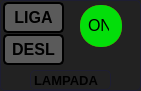
          <widget class="QFrame" name="frame_lmpada_6">
           <property name="geometry">
            <rect>
             <x>160</x>
             <y>190</y>
             <width>141</width>
             <height>91</height>
            </rect>
           </property>
           <property name="styleSheet">
            <string notr="true">	
	background-color: rgb(34, 34, 34);
	border:1px solid rgb(30, 30, 50);
	border-radius:5px;
</string>
           </property>
           <property name="frameShape">
            <enum>QFrame::StyledPanel</enum>
           </property>
           <property name="frameShadow">
            <enum>QFrame::Raised</enum>
           </property>
           <widget class="QPushButton" name="btn_liga_8">
            <property name="enabled">
             <bool>true</bool>
            </property>
            <property name="geometry">
             <rect>
              <x>3</x>
              <y>2</y>
              <width>61</width>
              <height>31</height>
             </rect>
            </property>
            <property name="font">
             <font>
              <pointsize>12</pointsize>
              <weight>75</weight>
              <bold>true</bold>
             </font>
            </property>
            <property name="statusTip">
             <string comment="Acender/apagar"/>
            </property>
            <property name="styleSheet">
             <string notr="true">QPushButton{
	
	background-color: rgb(90, 90, 90);
	border:2px solid rgb(0, 0, 0);
	border-radius:5px;
}

QPushButton:hover{
	background-color: rgb(4, 134, 4);
	border:2px solid rgb(0, 0, 0);
}

QPushButton:pressed{
	background-color: rgb(255, 255, 255);
	border:2px solid rgb(90, 90, 90);
}</string>
            </property>
            <property name="inputMethodHints">
             <set>Qt::ImhNone</set>
            </property>
            <property name="text">
             <string>LIGA</string>
            </property>
            <property name="checkable">
             <bool>false</bool>
            </property>
            <property name="checked">
             <bool>false</bool>
            </property>
            <property name="autoExclusive">
             <bool>false</bool>
            </property>
            <property name="autoDefault">
             <bool>false</bool>
            </property>
            <property name="default">
             <bool>false</bool>
            </property>
            <property name="flat">
             <bool>true</bool>
            </property>
           </widget>
           <widget class="QPushButton" name="btn_desliga_8">
            <property name="enabled">
             <bool>true</bool>
            </property>
            <property name="geometry">
             <rect>
              <x>3</x>
              <y>34</y>
              <width>61</width>
              <height>31</height>
             </rect>
            </property>
            <property name="font">
             <font>
              <pointsize>12</pointsize>
              <weight>75</weight>
              <bold>true</bold>
             </font>
            </property>
            <property name="statusTip">
             <string comment="Acender/apagar"/>
            </property>
            <property name="styleSheet">
             <string notr="true">QPushButton{
	
	background-color: rgb(90, 90, 90); 
	border:2px solid rgb(0, 0, 0);
	border-radius:5px;
}

QPushButton:hover{
	background-color:rgb(153, 0, 0);
	border:2px solid rgb(90, 90, 90);
}

QPushButton:pressed{
	background-color: rgb(255, 255, 255);
	border:2px solid rgb(90, 90, 90);
}</string>
            </property>
            <property name="inputMethodHints">
             <set>Qt::ImhNone</set>
            </property>
            <property name="text">
             <string>DESL</string>
            </property>
            <property name="checkable">
             <bool>false</bool>
            </property>
            <property name="checked">
             <bool>false</bool>
            </property>
            <property name="autoExclusive">
             <bool>false</bool>
            </property>
            <property name="autoDefault">
             <bool>false</bool>
            </property>
            <property name="default">
             <bool>false</bool>
            </property>
            <property name="flat">
             <bool>true</bool>
            </property>
           </widget>
           <widget class="QLabel" name="label_8">
            <property name="geometry">
             <rect>
              <x>30</x>
              <y>70</y>
              <width>81</width>
              <height>20</height>
             </rect>
            </property>
            <property name="font">
             <font>
              <pointsize>10</pointsize>
              <weight>75</weight>
              <bold>true</bold>
             </font>
            </property>
            <property name="text">
             <string>LAMPADA</string>
            </property>
           </widget>
           <widget class="QFrame" name="frame_desligado_8">
            <property name="geometry">
             <rect>
              <x>80</x>
              <y>5</y>
              <width>42</width>
              <height>42</height>
             </rect>
            </property>
            <property name="styleSheet">
             <string notr="true">
	background-color: rgb(222, 3, 10);
	border:0px solid rgb(90, 90, 90);
	border-radius:20px;
</string>
            </property>
            <property name="frameShape">
             <enum>QFrame::StyledPanel</enum>
            </property>
            <property name="frameShadow">
             <enum>QFrame::Raised</enum>
            </property>
            <widget class="QLabel" name="text_desligado_8">
             <property name="geometry">
              <rect>
               <x>6</x>
               <y>10</y>
               <width>31</width>
               <height>21</height>
              </rect>
             </property>
             <property name="font">
              <font>
               <pointsize>11</pointsize>
              </font>
             </property>
             <property name="autoFillBackground">
              <bool>false</bool>
             </property>
             <property name="styleSheet">
              <string notr="true">	border:0px solid rgb(90, 90, 90);
	border-radius:20px;</string>
             </property>
             <property name="text">
              <string>OFF</string>
             </property>
            </widget>
           </widget>
           <widget class="QFrame" name="frame_ligado_8">
            <property name="geometry">
             <rect>
              <x>80</x>
              <y>5</y>
              <width>42</width>
              <height>42</height>
             </rect>
            </property>
            <property name="styleSheet">
             <string notr="true">QFrame{
	
	background-color: rgb(3, 222, 10);
	border:0px solid rgb(0, 90, 90);
	border-radius:20px;
}</string>
            </property>
            <property name="frameShape">
             <enum>QFrame::StyledPanel</enum>
            </property>
            <property name="frameShadow">
             <enum>QFrame::Raised</enum>
            </property>
            <widget class="QLabel" name="text_estado_9">
             <property name="geometry">
              <rect>
               <x>8</x>
               <y>10</y>
               <width>21</width>
               <height>20</height>
              </rect>
             </property>
             <property name="font">
              <font>
               <pointsize>12</pointsize>
              </font>
             </property>
             <property name="styleSheet">
              <string notr="true">	border:0px solid rgb(90, 90, 90);
	border-radius:20px;</string>
             </property>
             <property name="text">
              <string>ON</string>
             </property>
            </widget>
           </widget>
          </widget>
